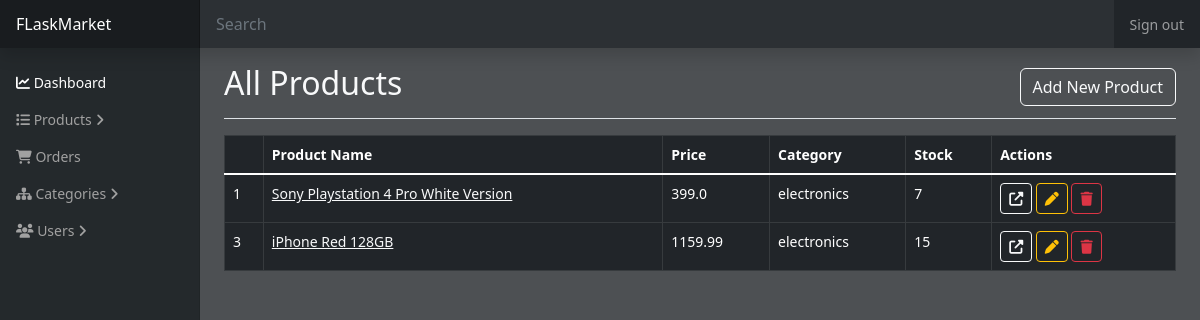
Page /admin/products/ (signed in) on the earlier database version.
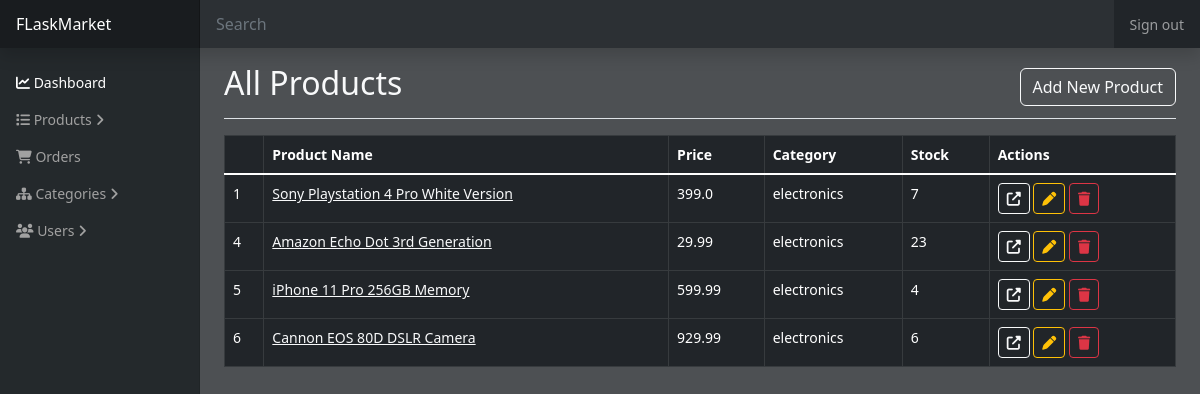
Same page on the later database version.
### website/models.py (models this page shows)
class Product(db.Model):
    id = db.Column(db.Integer, primary_key=True)
    name = db.Column(db.String(150))
    price = db.Column(db.Float)
    description = db.Column(db.String(3200))
    image = db.Column(db.String(255))
    category = db.Column(db.String(150))
    stock = db.Column(db.Integer)
    rating = db.Column(db.Float)
    timestamp = db.Column(db.DateTime(timezone=True), default=db.func.now())
    owner = db.Column(db.Integer, db.ForeignKey('user.id'))

### website/views.py (the view)
@views.route('/admin/products/')
@login_required
def admin_products():
    products = Product.query.all()
    return render_template("admin/products.html", products=products)

### website/__init__.py (called while the page is built)
def create_app():
    app = Flask(__name__)
    app.config['SECRET_KEY'] = 'secret-key-goes-here'
    app.config['SQLALCHEMY_DATABASE_URI'] = f'sqlite:///{DB_NAME}'
    db.init_app(app)
    from .views import views
    from .auth import auth
    app.register_blueprint(views, url_prefix='/')
    app.register_blueprint(auth, url_prefix='/')
    from .models import User
    create_database(app)
    login_manager = LoginManager()
    login_manager.login_view = 'auth.login'
    login_manager.init_app(app)
    @login_manager.user_loader
    def load_user(id):
        return User.query.get(int(id))
    return app

### website/templates/admin/products.html (shortened to what this page needs)
{% extends 'admin/base.html' %}
{% block content %}
<div class="d-flex justify-content-between flex-wrap flex-md-nowrap align-items-center pt-3 pb-2 mb-3 border-bottom">
    <h1 class="h2">All Products</h1>
    <a href="/admin/products/new" class="btn btn-outline-light">
        Add New Product
    </a>
</div>
<table class="table table-dark table-bordered rounded">
    <thead>
        <tr>
            <th></th>
            <th>Product Name</th>
            <th>Price</th>
            <th>Category</th>
            <th>Stock</th>
            <th>Actions</th>
        </tr>
    </thead>
    <tbody class="table-group-divider">
        {% for product in products %}
        <tr>
            <td>{{product.id}}</td>
            <td><a class="link-light" href="">{{ product.name }}</a></td>
            <td>{{ product.price }}</td>
            <td>{{ product.category }}</td>
            <td>{{ product.stock }}</td>
            <td>
                <a href="/products/{{ product.id }}" target="_blank" class="btn btn-sm btn-outline-light"><i
                        class="fas fa-up-right-from-square"></i></a>
                <a href="/admin/products/{{ product.id }}/edit" class="btn btn-sm btn-outline-warning"><i
                        class="fas fa-pen"></i></a>
                <a class="btn btn-sm btn-outline-danger" onclick="delProduct('{{ product.id }}')">
                    <i class="fas fa-trash"></i>
                </a>
            </td>
        </tr>
        {% endfor %}
    </tbody>
</table>
{% endblock %}

### website/templates/admin/base.html (shortened to what this page needs)
<!doctype html>
<html lang="en">
<head>
    <link rel="stylesheet" href="https://cdnjs.cloudflare.com/ajax/libs/font-awesome/6.2.0/css/all.min.css">
    <link href="https://cdn.jsdelivr.net/npm/bootstrap@5.2.2/dist/css/bootstrap.min.css" rel="stylesheet">
    <link rel="stylesheet" href="{{ url_for('static', filename='dashboard.css') }}">
</head>
<body class="bg-dark text-light" style="--bs-bg-opacity: .8">
    <header class="navbar navbar-dark sticky-top bg-dark flex-md-nowrap p-0 shadow">
        <a class="navbar-brand col-md-3 col-lg-2 me-0 px-3 fs-6" href="#">FLaskMarket</a>
        <input class="form-control bg-light text-light w-100 rounded-0 border-0" type="text" placeholder="Search"
            aria-label="Search" style="--bs-bg-opacity: .05">
        <div class="navbar-nav">
            <div class="nav-item text-nowrap">
                <a class="nav-link px-3" href="/logout">Sign out</a>
            </div>
        </div>
    </header>
    <div class="container-fluid">
        <div class="row">
            <nav id="sidebarMenu" class="col-md-3 col-lg-2 d-md-block bg-dark navbar-light sidebar collapse"
                style=" --bs-bg-opacity: .9">
                <div class="position-sticky pt-3 sidebar-sticky">
                    <ul class="nav flex-column">
                        <li class="nav-item">
                            <a class="nav-link active" aria-current="page" href="#">
                                <span class="nav-title">
                                    <i class="fas fa-line-chart"></i>
                                    Dashboard
                                </span>
                            </a>
                        </li>
                        <li class="nav-item has-child">
                            <a class="nav-link" data-bs-toggle="collapse" href="#productsLinks" aria-expanded="false"
                                aria-controls="productsLinks">
                                <span class="nav-title">
                                    <i class="fas fa-list"></i>
                                    Products
                                </span>
                                <i class="fas fa-angle-right"></i>
                            </a>
                        </li>
                        <li class="nav-item">
                            <a class="nav-link" href="#">
                                <span class="nav-title">
                                    <i class="fas fa-cart-shopping"></i>
                                    Orders
                                </span>
                            </a>
                        </li>
                        <li class="nav-item has-child">
                            <a class="nav-link" data-bs-toggle="collapse" href="#categoriesLinks" aria-expanded="false"
                                aria-controls="categoriesLinks">
                                <span class="nav-title">
                                    <i class="fas fa-sitemap"></i>
                                    <span class="flex">Categories</span>
                                </span>
                                <i class="fas fa-angle-right"></i>
                            </a>
                        </li>
                        <li class="nav-item has-child">
                            <a class="nav-link" data-bs-toggle="collapse" href="#usersLinks" aria-expanded="false"
                                aria-controls="usersLinks">
                                <span class="nav-title">
                                    <i class="fas fa-users"></i>
                                    <span class="flex">Users</span>
                                </span>
                                <i class="fas fa-angle-right"></i>
                            </a>
                        </li>
                    </ul>
                </div>
            </nav>
            <main class="col-md-9 ms-sm-auto col-lg-10 px-md-4">
                {% block content %}{% endblock %}
            </main>
        </div>
    </div>
</body>
</html>

### website/static/dashboard.css (style rules this page uses)
body { font-size: 0.875rem; }
.sidebar { position: fixed; top: 0; bottom: 0; left: 0; z-index: 100; padding: 48px 0 0; box-shadow: inset -1px 0 0 rgba(0, 0, 0, 0.1); }
.sidebar-sticky { height: calc(100vh - 48px); overflow-x: hidden; overflow-y: auto; }
.sidebar .nav-link { font-weight: 500; color: #a1a1a1; }
.sidebar .nav-link.active { color: #fff; }
.navbar-brand { padding-top: 0.75rem; padding-bottom: 0.75rem; background-color: rgba(0, 0, 0, 0.25); box-shadow: inset -1px 0 0 rgba(0, 0, 0, 0.25); }
.navbar .form-control { padding: 0.75rem 1rem; }

Differences in the rows shown:
removed Product: id "3", name "iPhone Red 128GB", price "1159.99", category "electronics", stock "15"
added Product: id "4", name "Amazon Echo Dot 3rd Generation", price "29.99", category "electronics", stock "23"
added Product: id "5", name "iPhone 11 Pro 256GB Memory", price "599.99", category "electronics", stock "4"
added Product: id "6", name "Cannon EOS 80D DSLR Camera", price "929.99", category "electronics", stock "6"
